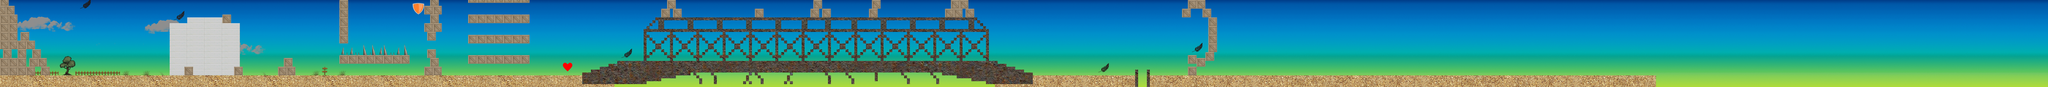

Below is a game level as drawn by its tile map, then a one-line description and the .tmx that defines it (tile-layer data replaced by summaries):
An orthogonal 700x30 tile map with 16x16 px tiles, 6 tile layers (Sky, Ground, Objects, Feather, ...), 13 tilesets and 101 objects.

<map version="1.0" orientation="orthogonal" renderorder="right-down" width="700" height="30" tilewidth="16" tileheight="16" nextobjectid="129">
 <tileset firstgid="1" name="sky" tilewidth="16" tileheight="16" tilecount="2912" columns="91">
  <image source="Sky.png" width="1466" height="520" />
 </tileset>
 <tileset firstgid="2913" name="ground" tilewidth="16" tileheight="16" tilecount="240" columns="20">
  <image source="tilesetOpenGame_1 copy.png" width="320" height="192" />
 </tileset>
 <tileset firstgid="3153" name="bushes" tilewidth="16" tileheight="16" tilecount="24" columns="12">
  <image source="Bushes.png" width="200" height="37" />
 </tileset>
 <tileset firstgid="3177" name="Misc" tilewidth="16" tileheight="16" tilecount="3220" columns="70">
  <image source="scifi_platformTiles_32x32.png" width="1120" height="736" />
 </tileset>
 <tileset firstgid="6397" name="cloud" tilewidth="16" tileheight="16" tilecount="150" columns="25">
  <image source="Cloud.png" width="400" height="100" />
 </tileset>
 <tileset firstgid="6547" name="box" tilewidth="16" tileheight="16" spacing="2" margin="1" tilecount="9" columns="3">
  <image source="RTS_Crate.png" width="57" height="57" />
 </tileset>
 <tileset firstgid="6556" name="feather" tilewidth="64" tileheight="64" tilecount="1" columns="1">
  <image source="Feather.png" width="74" height="75" />
 </tileset>
 <tileset firstgid="6557" name="heart" tilewidth="64" tileheight="64" tilecount="1" columns="1">
  <image source="../Changes/heart.png" width="64" height="64" />
 </tileset>
 <tileset firstgid="6558" name="sky2" tilewidth="16" tileheight="16" tilecount="2912" columns="91">
  <image source="Sky_hali.png" width="1466" height="520" />
 </tileset>
 <tileset firstgid="9470" name="sand" tilewidth="16" tileheight="16" tilecount="10000" columns="100">
  <image source="Seamless desert sand 00.jpg" width="1600" height="1600" />
 </tileset>
 <tileset firstgid="19470" name="metal" tilewidth="16" tileheight="16" tilecount="2304" columns="48">
  <image source="seamless-rusty-metal-texture.jpg" width="768" height="768" />
 </tileset>
 <tileset firstgid="21774" name="spikes" tilewidth="16" tileheight="16" tilecount="1881" columns="99">
  <image source="spikes.png" width="1584" height="316" />
 </tileset>
 <tileset firstgid="23655" name="Shield" tilewidth="64" tileheight="64" tilecount="1" columns="1">
  <image source="../Changes/shield1.png" width="64" height="64" />
 </tileset>
 <layer name="Sky" width="700" height="30">
  <data>[21000 cells, 21000 non-empty, 2789 distinct tile ids]</data>
 </layer>
 <layer name="Ground" width="700" height="30">
  <data>[21000 cells, 4090 non-empty, 832 distinct tile ids]</data>
 </layer>
 <layer name="Objects" width="700" height="30">
  <data>[21000 cells, 1007 non-empty, 226 distinct tile ids]</data>
 </layer>
 <layer name="Feather" width="700" height="30">
  <data>[21000 cells, 5 non-empty, 1 distinct tile ids]</data>
 </layer>
 <layer name="hearts" width="700" height="30">
  <data>[21000 cells, 1 non-empty, 1 distinct tile ids]</data>
 </layer>
 <objectgroup name="Ground">
  <object id="1" x="0" y="417" width="3360" height="63" />
  <object id="2" x="1" y="-1" width="47" height="31" />
  <object id="3" x="34" y="29" width="48" height="52" />
  <object id="5" x="52" y="82" width="42" height="141" />
  <object id="6" x="111" y="176" width="48" height="47" />
  <object id="7" x="52" y="222" width="139" height="49" />
  <object id="11" x="175" y="272" width="47" height="48" />
  <object id="14" x="208" y="320" width="47" height="47" />
  <object id="15" x="223" y="368" width="47" height="48" />
  <object id="16" x="-1" y="-71" width="11200" height="68" />
  <object id="18" x="928" y="126" width="382" height="289" />
  <object id="19" x="1280" y="368" width="46" height="50" />
  <object id="20" x="1216" y="80" width="46" height="47" />
  <object id="21" x="1024" y="96" width="189" height="30" />
  <object id="22" x="1520" y="368" width="95" height="49" />
  <object id="23" x="1552" y="321" width="47" height="44" />
  <object id="39" x="2352" y="-2" width="44" height="34" />
  <object id="40" x="2320" y="30" width="94" height="46" />
  <object id="41" x="2352" y="80" width="46" height="46" />
  <object id="42" x="2318" y="130" width="98" height="42" />
  <object id="43" x="2338" y="174" width="44" height="48" />
  <object id="44" x="2336" y="274" width="46" height="46" />
  <object id="45" x="2352" y="320" width="46" height="50" />
  <object id="46" x="2322" y="370" width="90" height="46" />
  <object id="47" x="2560" y="-4" width="334" height="20" />
  <object id="48" x="2560" y="80" width="192" height="46" />
  <object id="49" x="2800" y="80" width="94" height="44" />
  <object id="50" x="2560" y="192" width="142" height="46" />
  <object id="51" x="2750" y="192" width="146" height="46" />
  <object id="52" x="2560" y="304" width="334" height="46" />
  <object id="67" x="1854" y="0" width="48" height="236" />
  <object id="68" x="1858" y="304" width="378" height="46" />
  <object id="69" x="3184" y="400" width="136" height="18" />
  <object id="70" x="3228" y="384" width="92" height="18" />
  <object id="71" x="3280" y="368" width="86" height="18" />
  <object id="72" x="3328" y="352" width="80" height="20" />
  <object id="73" x="3376" y="334" width="416" height="64" />
  <object id="74" x="5458" y="352" width="44" height="16" />
  <object id="75" x="5502" y="370" width="50" height="20" />
  <object id="76" x="5554" y="386" width="44" height="14" />
  <object id="77" x="5598" y="400" width="48" height="20" />
  <object id="78" x="5440" y="416" width="764" height="64" />
  <object id="79" x="6288" y="418" width="498" height="60" />
  <object id="80" x="6466" y="50" width="42" height="44" />
  <object id="81" x="6498" y="0" width="96" height="46" />
  <object id="82" x="6578" y="48" width="44" height="46" />
  <object id="83" x="6608" y="96" width="48" height="192" />
  <object id="84" x="6596" y="288" width="44" height="46" />
  <object id="85" x="6496" y="304" width="48" height="42" />
  <object id="86" x="6544" y="318" width="46" height="50" />
  <object id="87" x="6496" y="372" width="48" height="44" />
  <object id="88" x="6208" y="384" width="14" height="96" />
  <object id="89" x="6268" y="384" width="18" height="94" />
  <object id="90" x="3696" y="398" width="78" height="16" />
  <object id="91" x="3614" y="418" width="80" height="12" />
  <object id="92" x="3520" y="426" width="94" height="18" />
  <object id="93" x="3364" y="442" width="170" height="18" />
  <object id="94" x="3840" y="334" width="42" height="64" />
  <object id="96" x="3938" y="336" width="124" height="62" />
  <object id="97" x="4112" y="336" width="14" height="62" />
  <object id="99" x="4176" y="338" width="110" height="60" />
  <object id="100" x="4338" y="336" width="172" height="64" />
  <object id="101" x="4562" y="338" width="62" height="58" />
  <object id="102" x="4668" y="338" width="96" height="58" />
  <object id="103" x="4818" y="338" width="106" height="60" />
  <object id="104" x="4978" y="336" width="104" height="62" />
  <object id="105" x="5138" y="338" width="320" height="68" />
  </objectgroup>
 <objectgroup name="Feather">
  <!-- 5 objects omitted --></objectgroup>
 <objectgroup name="Stoppers">
  <!-- 11 objects omitted --></objectgroup>
 <objectgroup name="hearts">
  <!-- 1 objects omitted --></objectgroup>
 <objectgroup name="Geese">
  <!-- 7 objects omitted --></objectgroup>
 <objectgroup name="Death">
  <!-- 2 objects omitted --></objectgroup>
 <objectgroup name="Boundaries">
  <!-- 1 objects omitted --></objectgroup>
 <objectgroup name="Cage">
  <!-- 1 objects omitted --></objectgroup>
 <objectgroup name="Shield">
  <!-- 1 objects omitted --></objectgroup>
 <layer name="Shield" width="700" height="30">
  <data>[21000 cells, 1 non-empty, 1 distinct tile ids]</data>
 </layer>
</map>
<!-- 34 of 101 objects omitted -->
